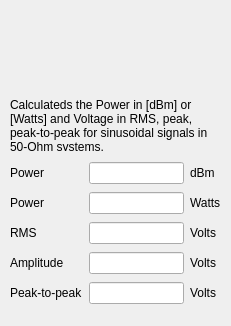
<?xml version="1.0" encoding="UTF-8"?>
<ui version="4.0">
 <class>Conversion</class>
 <widget class="QWidget" name="Conversion">
  <property name="geometry">
   <rect>
    <x>0</x>
    <y>0</y>
    <width>231</width>
    <height>326</height>
   </rect>
  </property>
  <property name="windowTitle">
   <string>Conversion</string>
  </property>
  <widget class="QWidget" name="gridLayoutWidget">
   <property name="geometry">
    <rect>
     <x>10</x>
     <y>160</y>
     <width>211</width>
     <height>151</height>
    </rect>
   </property>
   <layout class="QGridLayout" name="gridLayout">
    <item row="3" column="0">
     <widget class="QLabel" name="label_4">
      <property name="text">
       <string>Amplitude</string>
      </property>
     </widget>
    </item>
    <item row="2" column="0">
     <widget class="QLabel" name="label_3">
      <property name="text">
       <string>RMS</string>
      </property>
     </widget>
    </item>
    <item row="1" column="0">
     <widget class="QLabel" name="label_2">
      <property name="text">
       <string>Power</string>
      </property>
     </widget>
    </item>
    <item row="0" column="0">
     <widget class="QLabel" name="label">
      <property name="text">
       <string>Power</string>
      </property>
     </widget>
    </item>
    <item row="4" column="0">
     <widget class="QLabel" name="label_5">
      <property name="text">
       <string>Peak-to-peak</string>
      </property>
     </widget>
    </item>
    <item row="0" column="1">
     <widget class="QLineEdit" name="edt_dbm"/>
    </item>
    <item row="1" column="1">
     <widget class="QLineEdit" name="edt_watts"/>
    </item>
    <item row="2" column="1">
     <widget class="QLineEdit" name="edt_volt_rms"/>
    </item>
    <item row="3" column="1">
     <widget class="QLineEdit" name="edt_volt_p"/>
    </item>
    <item row="4" column="1">
     <widget class="QLineEdit" name="edt_volt_pp"/>
    </item>
    <item row="0" column="2">
     <widget class="QLabel" name="label_6">
      <property name="text">
       <string>dBm</string>
      </property>
     </widget>
    </item>
    <item row="1" column="2">
     <widget class="QLabel" name="label_7">
      <property name="text">
       <string>Watts</string>
      </property>
     </widget>
    </item>
    <item row="2" column="2">
     <widget class="QLabel" name="label_9">
      <property name="text">
       <string>Volts</string>
      </property>
     </widget>
    </item>
    <item row="3" column="2">
     <widget class="QLabel" name="label_10">
      <property name="text">
       <string>Volts</string>
      </property>
     </widget>
    </item>
    <item row="4" column="2">
     <widget class="QLabel" name="label_8">
      <property name="text">
       <string>Volts</string>
      </property>
     </widget>
    </item>
   </layout>
  </widget>
  <widget class="QLabel" name="label_11">
   <property name="geometry">
    <rect>
     <x>10</x>
     <y>20</y>
     <width>211</width>
     <height>71</height>
    </rect>
   </property>
   <property name="text">
    <string/>
   </property>
   <property name="pixmap">
    <pixmap>resources/logo.png</pixmap>
   </property>
  </widget>
  <widget class="QLabel" name="label_12">
   <property name="geometry">
    <rect>
     <x>10</x>
     <y>100</y>
     <width>211</width>
     <height>51</height>
    </rect>
   </property>
   <property name="text">
    <string>Calculateds the Power in [dBm] or [Watts] and Voltage in RMS, peak, peak-to-peak for sinusoidal signals in 50-Ohm systems. </string>
   </property>
   <property name="wordWrap">
    <bool>true</bool>
   </property>
  </widget>
 </widget>
 <resources/>
 <connections/>
</ui>
